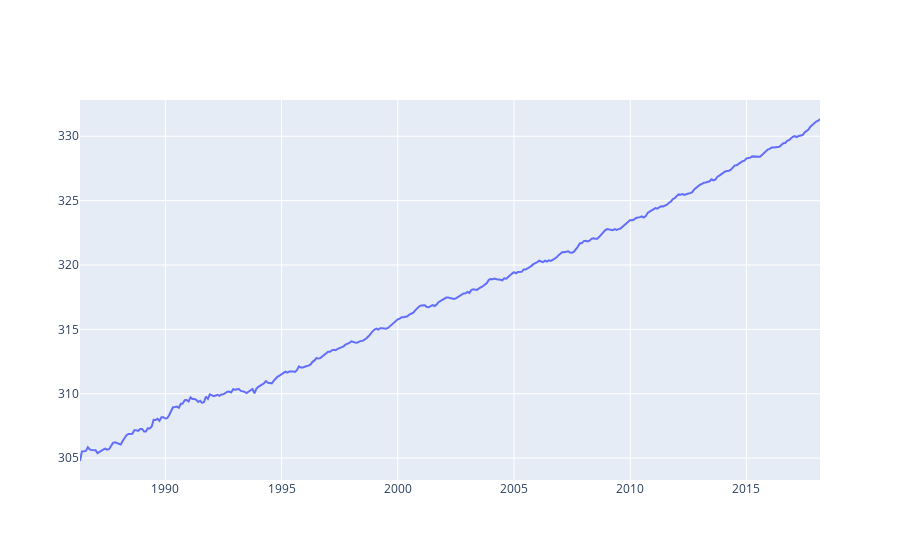

Notebook cell for this chart:
### Markdown cell above
Below we start the modeling!

### Code cell
fig = go.Figure([go.Scatter(x=Combined_Carbon_AGAGE['Date'], y=Combined_Carbon_AGAGE['N20'])])
fig.show()

### Figure 1 — Plotly figure (JSON) as saved in the notebook; plotly's stock layout.template omitted (floating-point values rounded to 4 significant figures; data arrays with more than 128 entries replaced by an {"elided": "..."} marker saying what was removed)
{"data": [{"type": "scatter", "x": {"elided": "381 str values"}, "y": {"elided": "381 float values"}}], "layout": {}}
